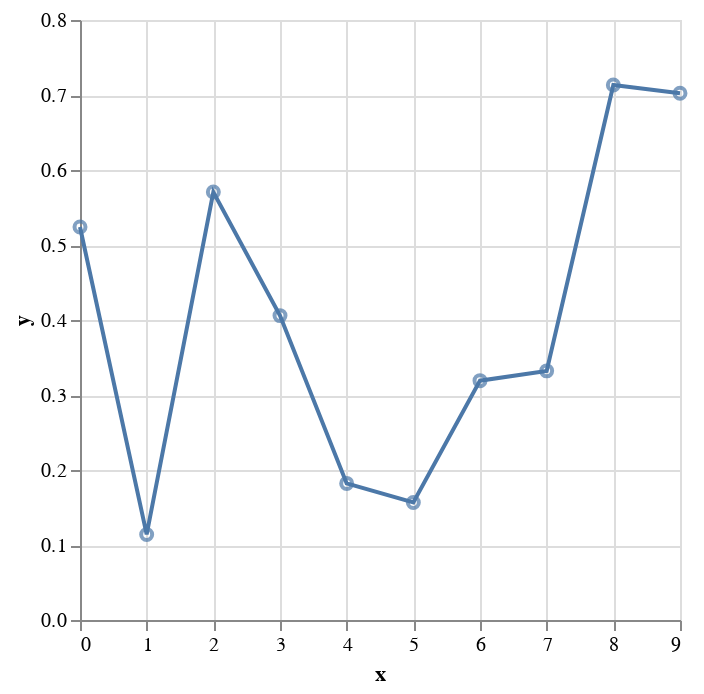

Source (notebook cell):
### Markdown cell above
To be a bit more explicit, you can use the ``alt.layer`` function, which produces the same thing:

### Code cell
alt.layer(
    base.mark_line(),
    base.mark_point()
)

### Figure 1 — Vega-Lite specification as saved in the notebook (floating-point values rounded to 4 significant figures)
{"config": {"view": {"continuousWidth": 300, "continuousHeight": 300}}, "layer": [{"mark": {"type": "line"}, "encoding": {"x": {"field": "x", "type": "quantitative"}, "y": {"field": "y", "type": "quantitative"}}}, {"mark": {"type": "point"}, "encoding": {"x": {"field": "x", "type": "quantitative"}, "y": {"field": "y", "type": "quantitative"}}}], "data": {"name": "data-874380fafd5174aeff882c693b7f46bd"}, "$schema": "https://vega.github.io/schema/vega-lite/v5.8.0.json", "datasets": {"data-874380fafd5174aeff882c693b7f46bd": [{"x": 0, "y": 0.524}, {"x": 1, "y": 0.1141}, {"x": 2, "y": 0.5706}, {"x": 3, "y": 0.4058}, {"x": 4, "y": 0.1821}, {"x": 5, "y": 0.1567}, {"x": 6, "y": 0.3191}, {"x": 7, "y": 0.3322}, {"x": 8, "y": 0.7134}, {"x": 9, "y": 0.7022}]}}
